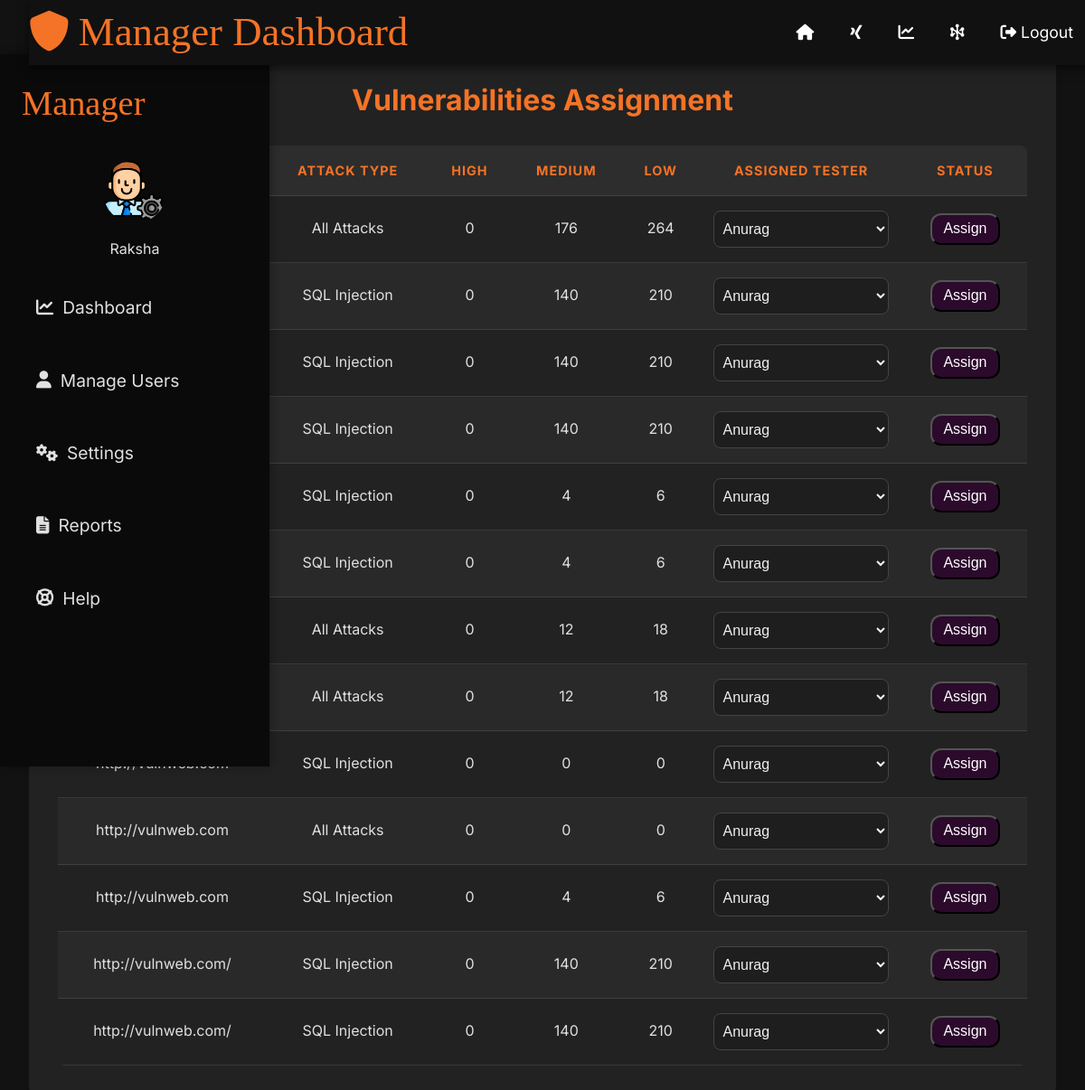
Screenshot of /user/4 (signed in) with the database file from the repository.
### app.py (models this page shows)
class User(UserMixin, db.Model):
    id = db.Column(db.Integer, primary_key=True)
    name = db.Column(db.String(100), nullable=False)
    email = db.Column(db.String(120), unique=True, nullable=False)
    password = db.Column(db.String(200), nullable=False)
    role = db.Column(db.Enum('user', 'tester', 'admin', name='user_roles'), default='user', nullable=False)
    scanned_urls = db.relationship('ScannedURL', backref='owner', lazy=True)

class ScannedURL(db.Model):
    id = db.Column(db.Integer, primary_key=True)
    target_url = db.Column(db.String(200), nullable=False)
    attack_type = db.Column(db.String(100), nullable=False)
    scan_duration = db.Column(db.Float, nullable=False)
    high_count = db.Column(db.Integer, default=0)
    medium_count = db.Column(db.Integer, default=0)
    low_count = db.Column(db.Integer, default=0)
    report_path = db.Column(db.String(300), nullable=True)
    user_id = db.Column(db.Integer, db.ForeignKey('user.id'), nullable=False)
    tester_assigned = db.Column(Enum('yes', 'no', name='tester_assigned'), default='no', nullable=False)

### app.py (the view)
@app.route('/user/<int:user_id>')
@login_required
def user_vulnerabilities(user_id):
    if current_user.role != 'admin':
        abort(403)  # Forbidden if the user is not an admin
    user = User.query.get_or_404(user_id)
    vulnerabilities = ScannedURL.query.filter_by(user_id=user.id).all()
    testers = User.query.filter_by(role='tester').all()
    vulnerabilities_with_tester = []
    for vulnerability in vulnerabilities:
        assigned_tester = Tester.query.filter_by(scanned_url_id=vulnerability.id).first()
        if assigned_tester:
            vulnerability.tester_assigned = 'yes'
            vulnerability.tester_status = assigned_tester.status  # Add status
            vulnerability.tester_name = assigned_tester.tester.name  # Add tester's name
        else:
            vulnerability.tester_assigned = 'no'
            vulnerability.tester_status = None
            vulnerability.tester_name = None
        vulnerabilities_with_tester.append(vulnerability)
    return render_template('user_vulnerabilities.html',
                           user=user,
                           vulnerabilities=vulnerabilities_with_tester,
                           testers=testers)

### app.py (called while the page is built)
@login_manager.user_loader
def load_user(user_id):
    return User.query.get(int(user_id))

### templates/user_vulnerabilities.html (shortened to what this page needs)
<!DOCTYPE html>
<html lang="en">
<head>
    <link href="https://cdnjs.cloudflare.com/ajax/libs/font-awesome/6.7.1/css/all.min.css" rel="stylesheet">
</head>
<body>
    <div class="navbar">
        <div class="logo">
            <i class="fa-solid fa-shield"></i>
            Manager Dashboard
        </div>
        <div class="navContent">
            <a href="/"><i class="fa-solid fa-house"></i></a>
            <a href="/home"><i class="fa-brands fa-xing"></i></a>
            <a href="/dashboard"><i class="fa-solid fa-chart-line"></i></a>
            <a href = "/payloads"><i class="fa-solid fa-hexagon-nodes"></i></a>
            {% if session['logged_in'] %}
            <a href="/logout"><i class="fa-solid fa-sign-out-alt"></i> Logout</a>
            {% else %}
            <a href="/login"><i class="fa-solid fa-sign-in-alt"></i> Login</a>
            {% endif %}
        </div>
    </div>
    <div class="sidebar">
        <div class="logo">Manager</div>
        <div class="manager-info">
            <img src="{{ url_for('static', filename='avatar.png') }}" alt="Manager Avatar" class="manager-avatar">
            <p class="manager-name">{{current_user.name}}</p>
        </div>
        <ul>
            <li><a href="{{url_for('dashboard')}}"><i class="fa-solid fa-chart-line"></i> Dashboard</a></li>
            <li><a href="/users"><i class="fa-solid fa-user"></i>Manage Users</a></li>
            <li><a href="/settings"><i class="fa-solid fa-cogs"></i> Settings</a></li>
            <li><a href="/reports"><i class="fa-solid fa-file-alt"></i> Reports</a></li>
            <li><a href="/help"><i class="fa-solid fa-life-ring"></i> Help</a></li>
        </ul>
    </div>
    <div class="container">
        <h1>Vulnerabilities Assignment</h1>
        <table>
            <thead>
                <tr>
                    <th>Target URL</th>
                    <th>Attack Type</th>
                    <th>High</th>
                    <th>Medium</th>
                    <th>Low</th>
                    <th>Assigned Tester</th>
                    <th>Status</th>
                </tr>
            </thead>
            <tbody>
                {% for vulnerability in vulnerabilities %}
                <tr>
                    <td>{{ vulnerability.target_url }}</td>
                    <td>{{ vulnerability.attack_type }}</td>
                    <td class="severity-high">{{ vulnerability.high_count }}</td>
                    <td class="severity-medium">{{ vulnerability.medium_count }}</td>
                    <td class="severity-low">{{ vulnerability.low_count }}</td>
                        {% if vulnerability.tester_assigned == 'yes' %}
                            <td>{{ vulnerability.tester_name }}</td><td> {{ vulnerability.tester_status }}</td>
                        {% else %}
                                <form class="assign-form" method="POST" action="{{ url_for('assign_tester', scan_id=vulnerability.id) }}" onsubmit="return showToast(event)">
                                    <td><select name="tester_id" class = "styled-dropdown">
                                        {% for tester in testers %}
                                        <option value="{{ tester.id }}">{{ tester.name }}</option>
                                        {% endfor %}
                                    </select></td>
                                    <td><button class="assign-btn" type="submit">Assign</button></td>
                                </form>
                        {% endif %}
                </tr>
                {% endfor %}
            </tbody>
        </table>
    </div>
</body>
</html>

### templates/user_vulnerabilities.html (style rules this page uses)
:root { --bg-dark: #121212; --bg-darker: #0a0a0a; --text-light: #e0e0e0; --accent-orange: #f57326; --accent-dark-red: #5d0606; --table-border: rgba(255, 255, 255, 0.1); }
body { font-family: 'Inter', sans-serif; background-color: var(--bg-dark); color: var(--text-light); line-height: 1.6; padding: 2rem; margin: 0; }
.container { max-width: 1200px; margin: 0 auto; background-color: #222222; border-radius: 8px; padding: 2rem; box-shadow: 0 4px 6px rgba(0, 0, 0, 0.1); }
h1 { color: var(--accent-orange); margin-bottom: 1.5rem; text-align: center; font-size: 2rem; }
table { width: 100%; border-collapse: separate; border-spacing: 0; border-radius: 8px; overflow: hidden; }
th, td { padding: 1rem; text-align: center; border-bottom: 1px solid var(--table-border); }
th { background-color: rgba(255, 255, 255, 0.05); color: var(--accent-orange); text-transform: uppercase; font-size: 0.9rem; letter-spacing: 1px; }
tr:nth-child(even) { background-color: rgba(255, 255, 255, 0.03); }
.styled-dropdown { width: 100%; max-width: 220px; padding: 10px 5px; border: 1px solid #444; border-radius: 8px; background-color: #1e1e1e; color: #f0f0f0; font-size: 1rem; cursor: pointer; position: relative; transition: border-color 0.3s, box-shadow 0.3s; }
.styled-dropdown option { background-color: #1e1e1e; color: #f0f0f0; }
.navbar { display: flex; align-items: center; justify-content: space-between; background: #111; box-shadow: 0 4px 10px rgba(0, 0, 0, 0.5); position: fixed; top: 0; width: 100%; z-index: 1000; }
.logo { font-size: 2.8rem; color: #f57326; display: flex; align-items: center; gap: 10px; font-family: "Themiru", serif; }
.navContent { display: flex; gap: 2.5rem; font-size: 1.1rem; list-style: none; padding-right: 45px; justify-content: flex-end; }
.navContent a { text-decoration: none; color: #fff; transition: color 0.3s ease-in-out; }
.styled-dropdown::after { content: '\f078'; font-family: 'Font Awesome 6 Free'; font-weight: 900; position: absolute; right: 12px; top: 50%; transform: translateY(-50%); color: var(--text-light); }
.assign-btn { font-size: 1rem; background: rgb(44,10,44); color: white; border-radius: 12px; padding: .4rem .8rem; cursor: pointer; }
.sidebar { position: fixed; top: 60px; left: 0; width: 250px; height: calc(100vh - 60px); background-color: var(--bg-darker); padding: 1.5rem; box-shadow: 2px 0 10px rgba(0, 0, 0, 0.3); overflow-y: auto; z-index: 999; }
.sidebar .logo { font-size: 2.4rem; text-align: center; margin-bottom: 2rem; color: var(--accent-orange); }
.sidebar .manager-info { text-align: center; margin-bottom: 1.5rem; }
.sidebar .manager-avatar { width: 70px; height: 70px; border-radius: 50%; object-fit: cover; }
.sidebar .manager-name { color: var(--text-light); margin-top: 0.5rem; }
.sidebar ul { list-style: none; padding: 0; }
.sidebar ul li { margin-bottom: 1.5rem; }
.sidebar ul li a { text-decoration: none; color: var(--text-light); font-size: 1.2rem; display: flex; align-items: center; gap: 10px; padding: 0.8rem 1rem; border-radius: 6px; transition: background 0.3s ease-in-out; }

### rows the page displays
User: name "Raksha"
ScannedURL: attack_type "All Attacks", high_count "0", medium_count "176", low_count "264"
ScannedURL: attack_type "SQL Injection", high_count "0", medium_count "140", low_count "210"
ScannedURL: attack_type "SQL Injection", high_count "0", medium_count "140", low_count "210"
ScannedURL: attack_type "SQL Injection", high_count "0", medium_count "140", low_count "210"
ScannedURL: attack_type "SQL Injection", high_count "0", medium_count "4", low_count "6"
ScannedURL: attack_type "SQL Injection", high_count "0", medium_count "4", low_count "6"
ScannedURL: attack_type "All Attacks", high_count "0", medium_count "12", low_count "18"
ScannedURL: attack_type "All Attacks", high_count "0", medium_count "12", low_count "18"
ScannedURL: attack_type "SQL Injection", high_count "0", medium_count "0", low_count "0"
ScannedURL: target_url "http://vulnweb.com", attack_type "All Attacks", high_count "0", medium_count "0", low_count "0"
ScannedURL: target_url "http://vulnweb.com", attack_type "SQL Injection", high_count "0", medium_count "4", low_count "6"
ScannedURL: target_url "http://vulnweb.com/", attack_type "SQL Injection", high_count "0", medium_count "140", low_count "210"
ScannedURL: target_url "http://vulnweb.com/", attack_type "SQL Injection", high_count "0", medium_count "140", low_count "210"

### other values shown
form field tester_id "Anurag"
